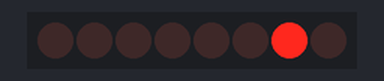
Recording of a sketch running on a simulated Arduino Uno, built with avr-gcc and run on an emulated ATmega328P. Shown: 8 shift-register outputs drawn as a row of LEDs (first output left, lit = HIGH). Wiring (inferred from the names in the program): shift register (74HC595): data pin 4; shift clock pin 6; latch pin 5. Wiring (inferred from the signals the program sends): row of LEDs: on Q0, Q1, Q2, Q3, Q4, Q5, Q6, Q7.

Above: at 0.05 s.
At 0.25 s:
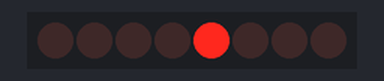
At 0.75 s:
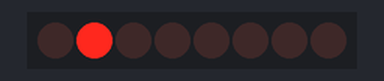
At 1.55 s:
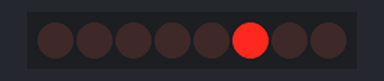
At 2.25 s:
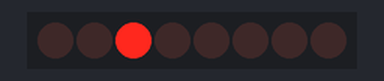
At 3.15 s:
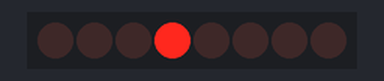
Timing chart, 0 to 3.5 s (numbered marks = the images above):
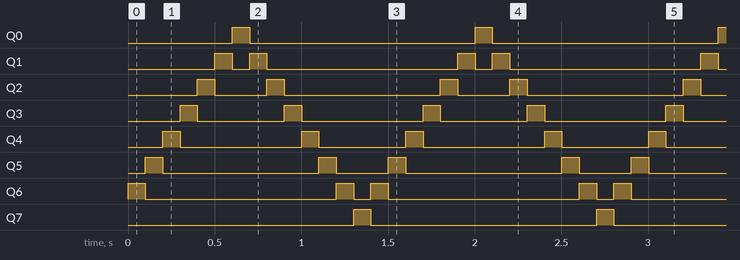

The sketch:

LarsonScanner.ino
```cpp
int latchPin = 5;
int clockPin = 6;
int dataPin = 4;

byte leds = 1;

void setup()
{
  pinMode(latchPin, OUTPUT);
  pinMode(dataPin, OUTPUT);
  pinMode(clockPin, OUTPUT);
}

void loop()
{
  for (int i = 0; i < 7; i++)
  {
    leds = leds << 1;
    updateShiftRegister(leds);
    delay(100);
  }
  for (int i = 0; i < 7; i++)
  {
    leds = leds >> 1;
    updateShiftRegister(leds);
    delay(100);
  }
}

void updateShiftRegister(byte value)
{
   digitalWrite(latchPin, LOW);
   shiftOut(dataPin, clockPin, LSBFIRST, value);
   digitalWrite(latchPin, HIGH);
}
```

Measured:
- by itself, Q0, Q7: alternates HIGH for 0.10 s and LOW for 1.3 s
- by itself, Q1: repeats every 1.4 s: LOW 0.10 s, HIGH 0.10 s, LOW 1.1 s, HIGH 0.10 s
- by itself, Q2: repeats every 1.4 s: LOW 0.30 s, HIGH 0.10 s, LOW 0.90 s, HIGH 0.10 s
- by itself, Q3: repeats every 1.4 s: LOW 0.50 s, HIGH 0.10 s, LOW 0.70 s, HIGH 0.10 s
- by itself, Q4: repeats every 1.4 s: LOW 0.70 s, HIGH 0.10 s, LOW 0.50 s, HIGH 0.10 s
- by itself, Q5: repeats every 1.4 s: LOW 0.90 s, HIGH 0.10 s, LOW 0.30 s, HIGH 0.10 s
- by itself, Q6: repeats every 1.4 s: LOW 1.1 s, HIGH 0.10 s, LOW 0.10 s, HIGH 0.10 s
